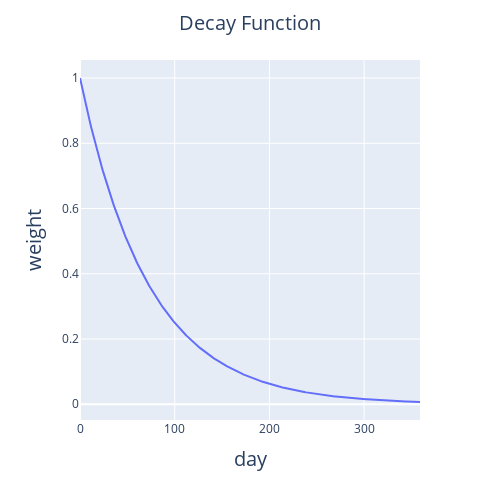

The notebook cell this image was saved under:
### Markdown cell above
## 4.2 Decay Function

### Code cell
import numpy as np

def half_life(x, A, B):
    return A * 0.5**(x/B)

# Example usage
t = np.arange(0, 360, 1)
weight = half_life(t, 1, 50)

# Plot the function using plotly
fig = px.line(x=t, y=weight)
#set title and title size
fig.update_layout(title='Decay Function', title_x=0.5, title_font_size=20,
                  #set x and y axis title
                  xaxis_title="day", yaxis_title="weight",
                  #set x and y axis title size
                  xaxis_title_font_size=20, yaxis_title_font_size=20,
                  #set fig size
                  width=500, height=500
            )
fig.show()

### Figure 1 — Plotly figure (JSON) as saved in the notebook; plotly's stock layout.template omitted (floating-point values rounded to 4 significant figures; data arrays with more than 128 entries replaced by an {"elided": "..."} marker saying what was removed)
{"data": [{"hovertemplate": "x=%{x}<br>y=%{y}<extra></extra>", "legendgroup": "", "line": {"color": "#636efa", "dash": "solid"}, "marker": {"symbol": "circle"}, "mode": "lines", "name": "", "orientation": "v", "showlegend": false, "type": "scatter", "x": {"elided": "360 int values"}, "xaxis": "x", "y": {"elided": "360 float values"}, "yaxis": "y"}], "layout": {"height": 500, "legend": {"tracegroupgap": 0}, "margin": {"t": 60}, "title": {"font": {"size": 20}, "text": "Decay Function", "x": 0.5}, "width": 500, "xaxis": {"anchor": "y", "domain": [0, 1], "title": {"font": {"size": 20}, "text": "day"}}, "yaxis": {"anchor": "x", "domain": [0, 1], "title": {"font": {"size": 20}, "text": "weight"}}}}
